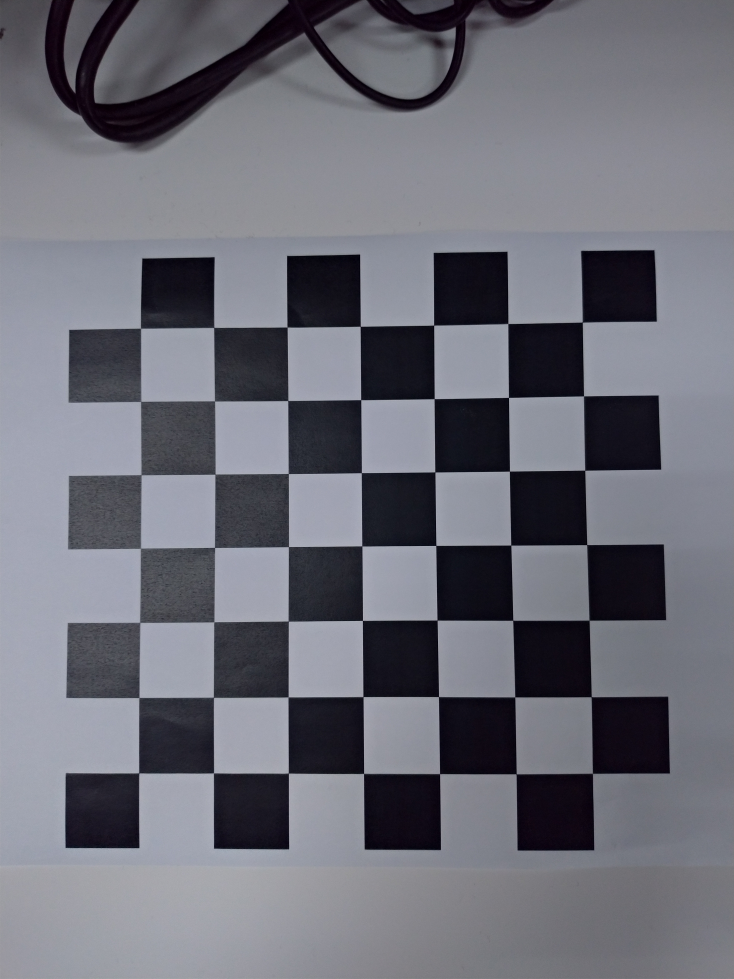
#> input picture CV2024_HW1/CV2024_HW1/data/0000.jpg, 2936 x 3916 px (shown at 1/4 size)
$ python -i gabor.py   (imports and definitions only)   (older library calls are emulated)
#> lines starting #> are read from the running program, lines starting #| are printed output that depends on the picture
#> further down, picture is the input picture: shape (3916, 2936, 3); mean B, G, R 119, 109.5, 108.7
import numpy as np
from scipy import signal
import cv2

class BlindDeconvolution:
    def __init__(self, max_kernel_size=(31, 31), num_scales=3):
        self.max_kernel_size = max_kernel_size
        self.num_scales = num_scales
        self.scale_factor = 2
        self.alpha = 100  # Regularization parameter for latent image
        self.beta = 1  # Regularization parameter for kernel

    def create_gabor_filters(self, ksize=21):
        """
        Create Gabor filter bank with parameters specified in the paper:
        λ=0.5, ψ=90°, σ=4, γ=1, θ={0°, 60°, 120°}
        """
        filters = []
        theta_values = [0, np.pi/3, 2*np.pi/3]  # 0°, 60°, 120°
        lambd = 0.5
        sigma = 4
        gamma = 1
        psi = np.pi/2  # 90°

        for theta in theta_values:
            kernel = cv2.getGaborKernel(
                (ksize, ksize),
                sigma=sigma,
                theta=theta,
                lambd=lambd,
                gamma=gamma,
                psi=psi
            )
            filters.append(kernel)

        return filters

    def apply_gabor_filters(self, image):
        """
        Apply Gabor filter bank to extract edge information
        """
        filters = self.create_gabor_filters()
        responses = []

        for kernel in filters:
            filtered = cv2.filter2D(image, cv2.CV_64F, kernel)
            responses.append(filtered)

        return np.array(responses)

    def create_image_pyramid(self, image):
        """
        Create image pyramid for coarse-to-fine estimation
        """
        pyramid = [image]
        for i in range(self.num_scales - 1):
            image = cv2.pyrDown(image)
            pyramid.append(image)
#> this loop made 2 passes
#> pass 2, in create_image_pyramid, `image = cv2.pyrDown(image)`:
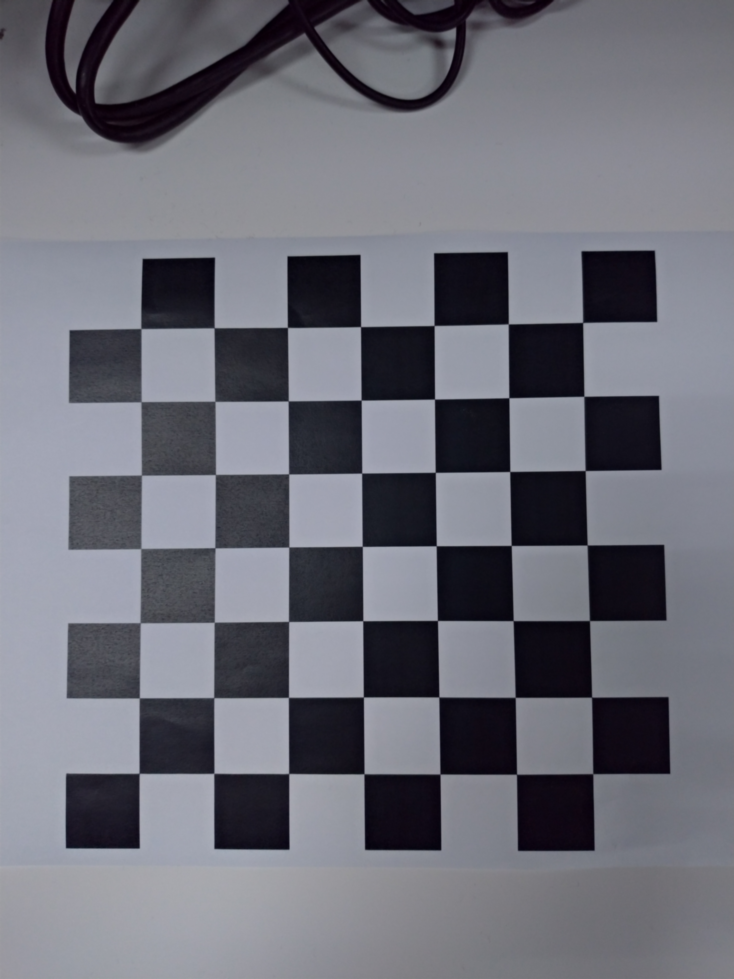
#> image: shape (979, 734, 3); mean of channels 0, 1, 2 119, 109.5, 108.7; drawn as B, G, R
#> after the loop, pyramid = 3 items
        return pyramid[::-1]  # Return from coarse to fine

    def estimate_latent_image(self, blurred_image, kernel, mu=1, max_iter=2):
        """
        Estimate latent image using FISTA algorithm (Fast Iterative Shrinkage-Thresholding)
        Based on equations (8) and (9) from the paper.

        Args:
            blurred_image: The observed blurry image
            kernel: Current estimate of the blur kernel
            mu: Regularization parameter (α||x||₂)
            max_iter: Maximum number of iterations

        Returns:
            Estimated latent (sharp) image
        """
        # Initialize variables
        x_prev = blurred_image.copy()
        z_curr = blurred_image.copy()
        t = 0.001  # Step size
        q_curr = 1

        # Get image dimensions
        height, width = blurred_image.shape

        # Generate gradient images using Gabor filters
        gradient_images = self.apply_gabor_filters(blurred_image)

        for iter in range(max_iter):
            # Store previous estimate
            x_old = x_prev.copy()

            # Step 2: Gradient step
            # Compute Kz - g (residual)
            residual = signal.convolve2d(z_curr, kernel, mode='same') - blurred_image

            # Compute gradient term k^T * (Kz - g)
            gradient_term = signal.convolve2d(residual, np.flip(kernel), mode='same')

            # Update x using soft-thresholding
            x_prev = self._soft_threshold(
                z_curr - t * gradient_term,
                threshold=mu * t
            )

            # Step 3: Update q (momentum parameter)
            q_old = q_curr
            q_curr = (1 + np.sqrt(1 + 4 * q_old**2)) / 2

            # Step 4: Update z using momentum
            momentum_factor = (q_old - 1) / q_curr
            z_curr = x_prev + momentum_factor * (x_prev - x_old)

            # Ensure non-negativity
            z_curr = np.maximum(z_curr, 0)

            # Optional: Check convergence
            if np.sum(np.abs(x_prev - x_old)) < 1e-6:
                break

        return x_prev

    def _soft_threshold(self, x, threshold):
        """
        Soft thresholding operator as defined in equation (10)
        ℰμt(x) = max(|x| - μt, 0)sign(x)
        """
        # Calculate magnitude
        magnitude = np.abs(x)

        # Apply soft thresholding
        with np.errstate(divide='ignore', invalid='ignore'):
            # Compute sign(x) * max(|x| - threshold, 0)
            result = np.multiply(
                np.sign(x),
                np.maximum(magnitude - threshold, 0)
            )

        return result

    def estimate_kernel(self, latent_image, blurred_image, current_kernel):
        """
        Estimate kernel using IRLS algorithm with conjugate gradient
        """
        # Implementation of IRLS with conjugate gradient
        # This is a simplified version - full implementation needed
        pass

    def deconvolve(self, blurred_image):
        """
        Main deconvolution process
        """
        # Create image pyramid
        image_pyramid = self.create_image_pyramid(blurred_image)
#> image_pyramid = 3 items

        # Initialize kernel
        kernel = np.random.uniform(0, 1, (5, 5))  # Start with small kernel
        kernel = kernel / np.sum(kernel)  # Normalize

        # Process each scale
        for level in range(len(image_pyramid)):
            current_image = image_pyramid[level]

            # Extract edge information using Gabor filters
            edge_info = self.apply_gabor_filters(current_image)

            # Alternate between estimating latent image and kernel
            for i in range(5):  # Number of iterations
                # Estimate latent image
                latent_image = self.estimate_latent_image(
                    current_image,
                    kernel
                )

                # Estimate kernel
                kernel = self.estimate_kernel(
                    latent_image,
                    current_image,
                    kernel
                )

            # Upscale kernel for next level if not at finest level
            if level < len(image_pyramid) - 1:
                kernel = cv2.resize(
                    kernel,
                    (kernel.shape[0] * 2, kernel.shape[1] * 2),
                    interpolation=cv2.INTER_LINEAR
                )
                kernel = kernel / np.sum(kernel)  # Normalize
#> this loop made 1 pass
#> after the loop, kernel = [[0.0372, 0.0484, 0.0408, 0.0369, 0.0287], [0.0437, 0.0296, 0.0604, 0.0652, 0.026], [0.0536, 0.0358, 0.0385, 0.0627, 0.00481], [0.0059, 0.00137, 0.0564, 0.0527, 0.0589], [0.0663, 0.0541, 0.0312, 0.0528, 0.00801]]

        return kernel, latent_image

>>> import cv2
>>> picture = cv2.imread('../../CV2024_HW1/CV2024_HW1/data/0000.jpg')
#> (the run stopped early here; a loop or call above may not have finished)

$ run again, on CV2024_HW1/CV2024_HW1/data/0001.jpg
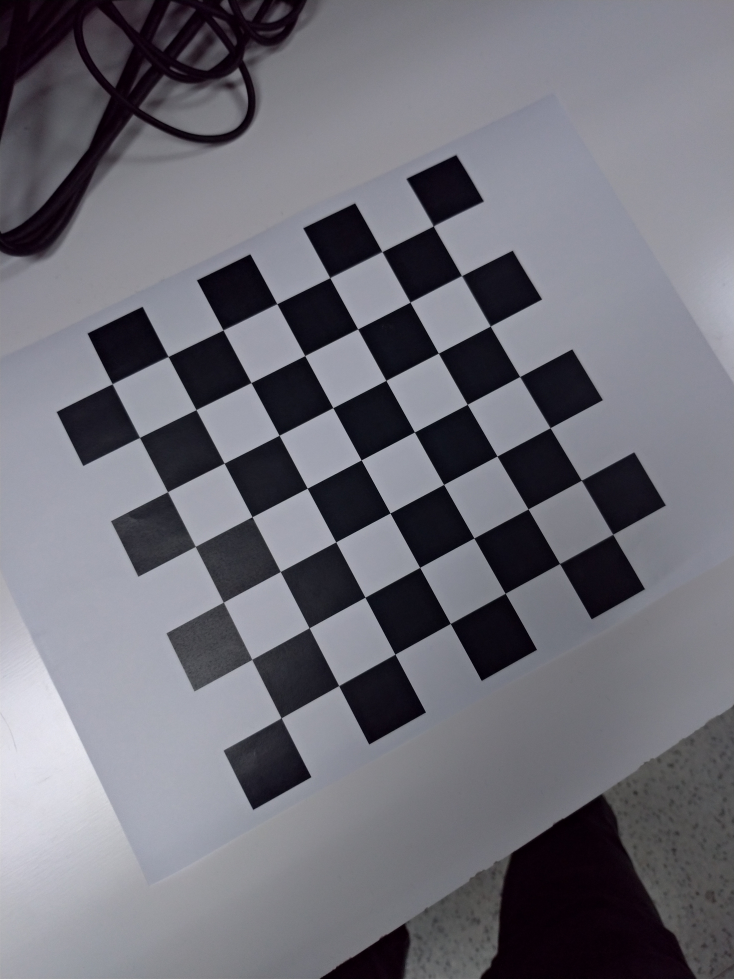
#> input picture CV2024_HW1/CV2024_HW1/data/0001.jpg, 2936 x 3916 px (shown at 1/4 size)
#> picture is the input picture: shape (3916, 2936, 3); mean B, G, R 119.3, 110.7, 111.3
#> the loop in create_image_pyramid, `for i in range(self.num_scales - 1):` made 2 passes
#> pass 2, in create_image_pyramid, `image = cv2.pyrDown(image)`:
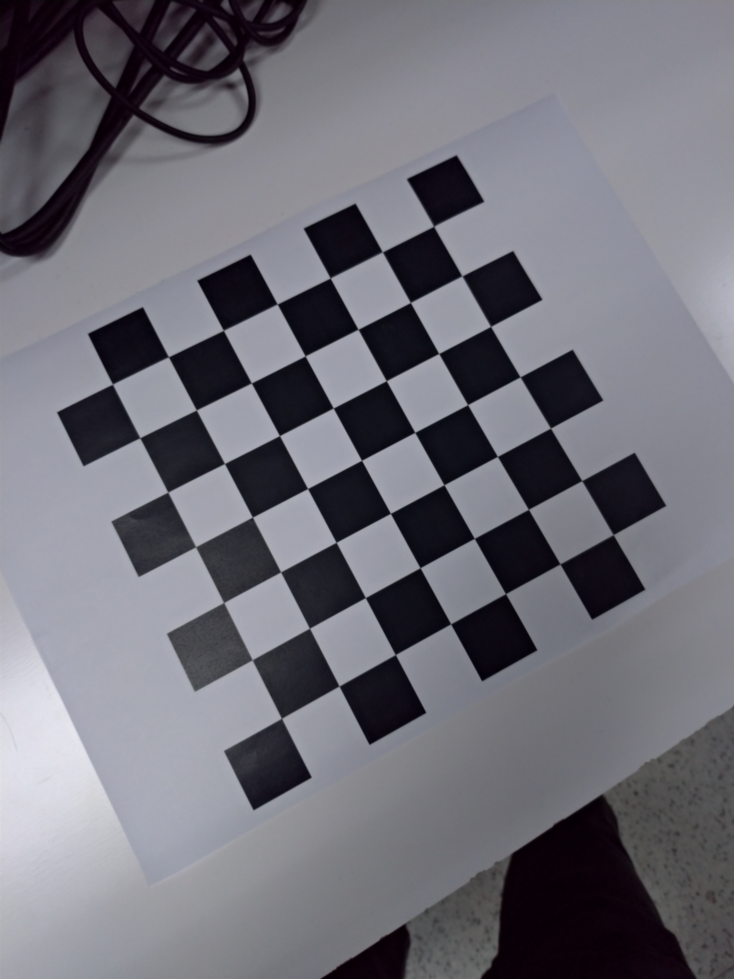
#> image: shape (979, 734, 3); mean of channels 0, 1, 2 119.3, 110.8, 111.3; drawn as B, G, R
#> after the loop in create_image_pyramid, `for i in range(self.num_scales - 1):`: pyramid = 3 items
#> the loop in deconvolve, `for level in range(len(image_pyramid)):` made 1 pass
#> after the loop in deconvolve, `for level in range(len(image_pyramid)):`: kernel = [[0.0372, 0.0484, 0.0408, 0.0369, 0.0287], [0.0437, 0.0296, 0.0604, 0.0652, 0.026], [0.0536, 0.0358, 0.0385, 0.0627, 0.00481], [0.0059, 0.00137, 0.0564, 0.0527, 0.0589], [0.0663, 0.0541, 0.0312, 0.0528, 0.00801]]

$ run again, on CV2024_HW1/CV2024_HW1/data/0002.jpg
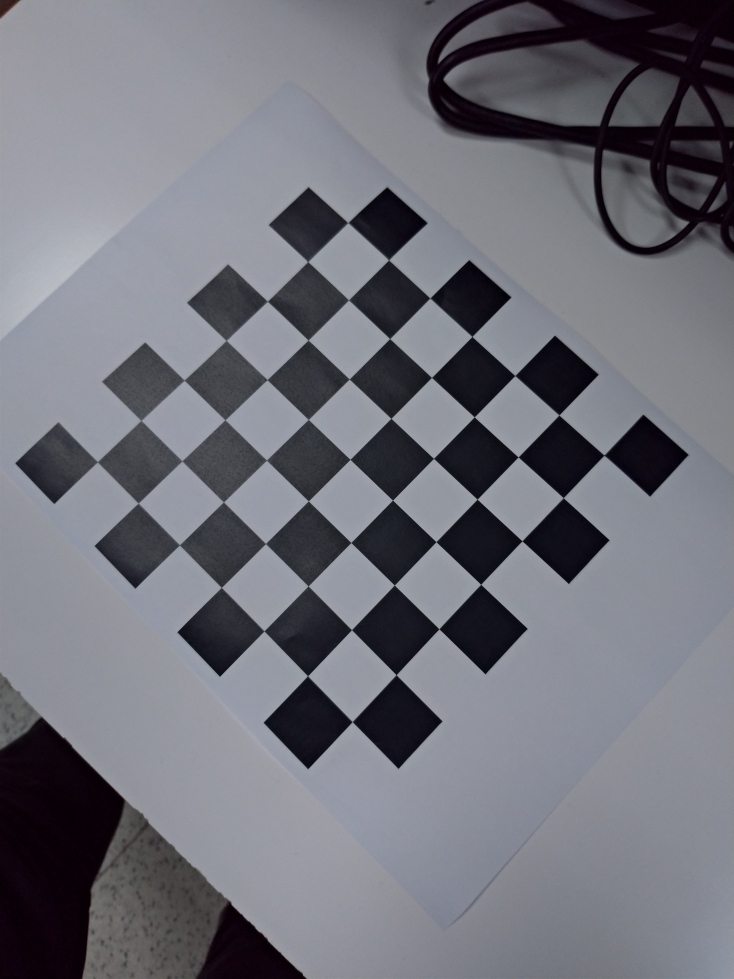
#> input picture CV2024_HW1/CV2024_HW1/data/0002.jpg, 2936 x 3916 px (shown at 1/4 size)
#> picture is the input picture: shape (3916, 2936, 3); mean B, G, R 121.8, 113.3, 112.4
#> the loop in create_image_pyramid, `for i in range(self.num_scales - 1):` made 2 passes
#> pass 2, in create_image_pyramid, `image = cv2.pyrDown(image)`:
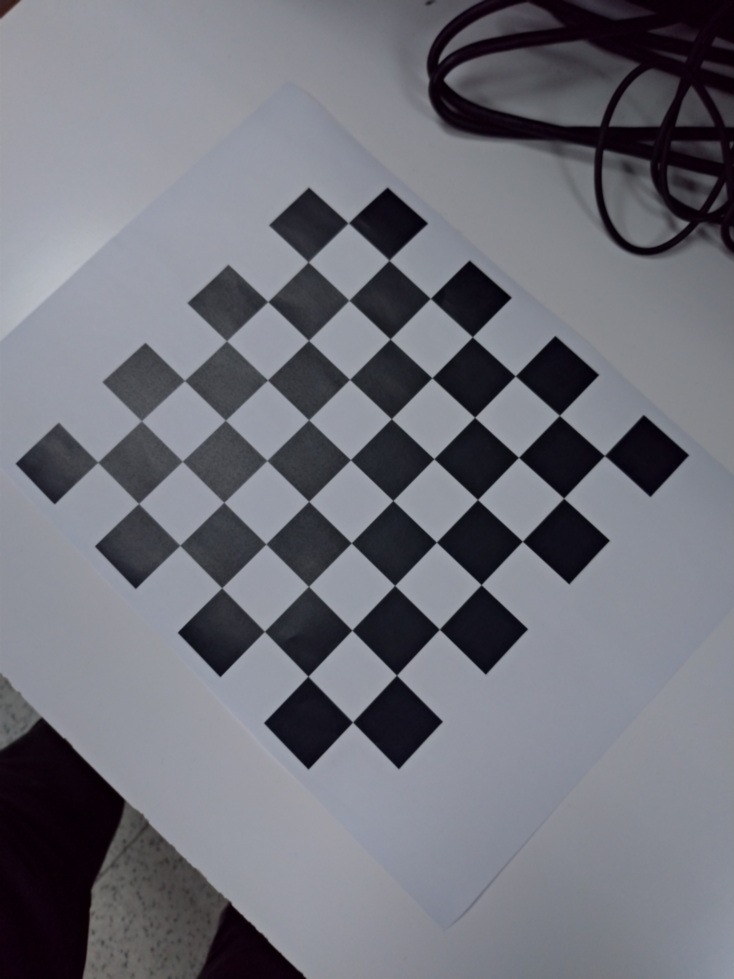
#> image: shape (979, 734, 3); mean of channels 0, 1, 2 121.8, 113.3, 112.4; drawn as B, G, R
#> after the loop in create_image_pyramid, `for i in range(self.num_scales - 1):`: pyramid = 3 items
#> the loop in deconvolve, `for level in range(len(image_pyramid)):` made 1 pass
#> after the loop in deconvolve, `for level in range(len(image_pyramid)):`: kernel = [[0.0372, 0.0484, 0.0408, 0.0369, 0.0287], [0.0437, 0.0296, 0.0604, 0.0652, 0.026], [0.0536, 0.0358, 0.0385, 0.0627, 0.00481], [0.0059, 0.00137, 0.0564, 0.0527, 0.0589], [0.0663, 0.0541, 0.0312, 0.0528, 0.00801]]

$ run again, on CV2024_HW1/CV2024_HW1/data/0003.jpg
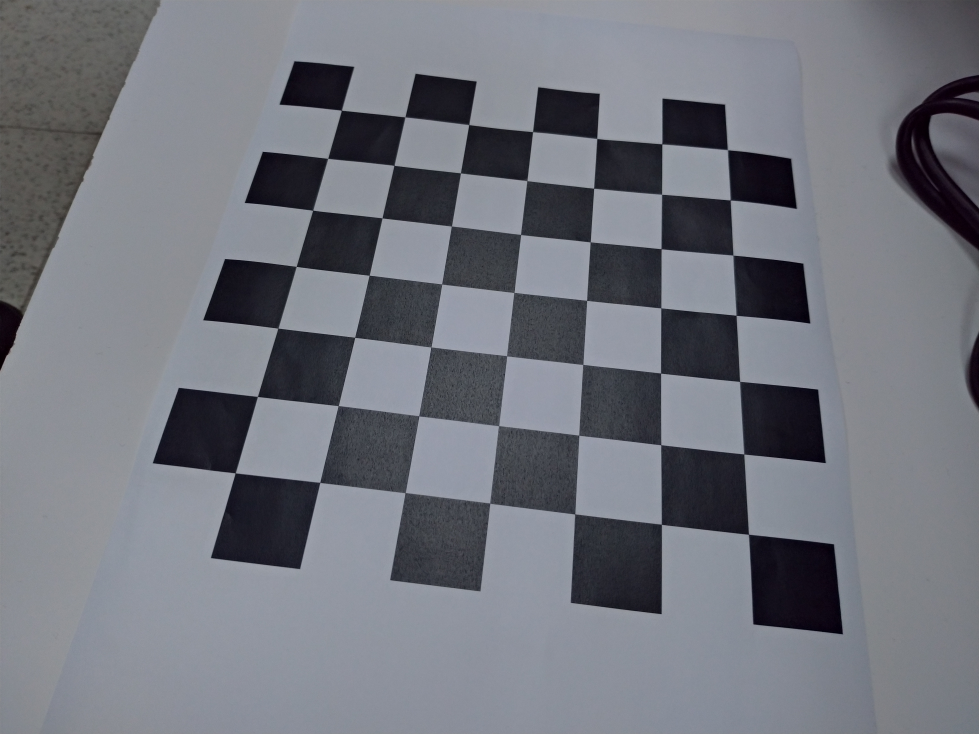
#> input picture CV2024_HW1/CV2024_HW1/data/0003.jpg, 3916 x 2936 px (shown at 1/4 size)
#> picture is the input picture: shape (2936, 3916, 3); mean B, G, R 125.1, 116.8, 114.1
#> the loop in create_image_pyramid, `for i in range(self.num_scales - 1):` made 2 passes
#> pass 2, in create_image_pyramid, `image = cv2.pyrDown(image)`:
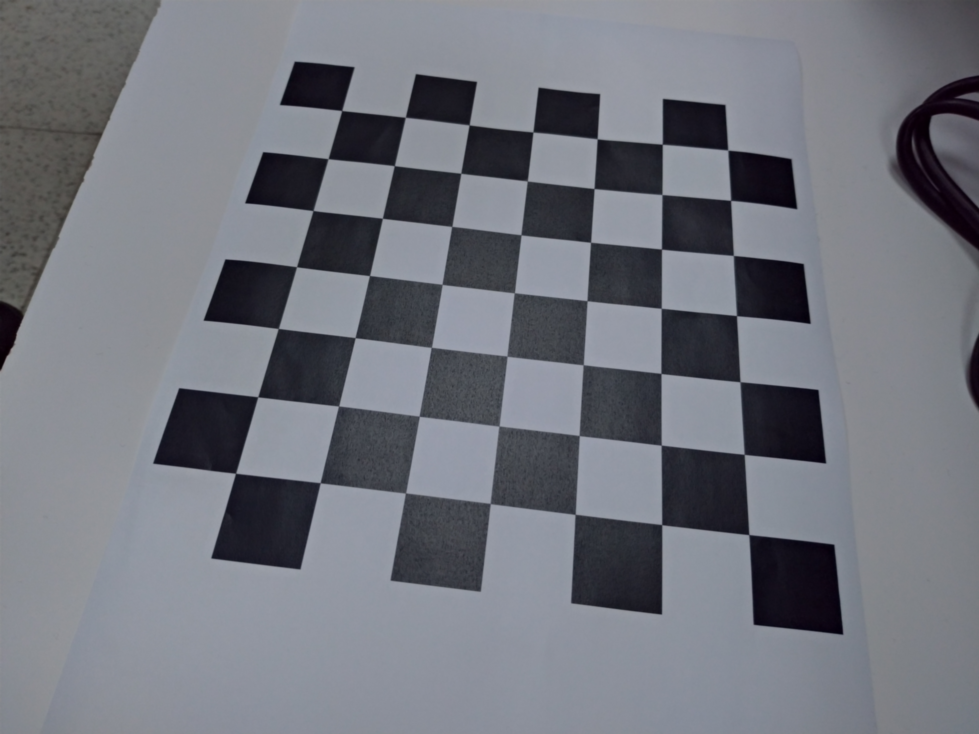
#> image: shape (734, 979, 3); mean of channels 0, 1, 2 125.1, 116.8, 114.1; drawn as B, G, R
#> after the loop in create_image_pyramid, `for i in range(self.num_scales - 1):`: pyramid = 3 items
#> the loop in deconvolve, `for level in range(len(image_pyramid)):` made 1 pass
#> after the loop in deconvolve, `for level in range(len(image_pyramid)):`: kernel = [[0.0372, 0.0484, 0.0408, 0.0369, 0.0287], [0.0437, 0.0296, 0.0604, 0.0652, 0.026], [0.0536, 0.0358, 0.0385, 0.0627, 0.00481], [0.0059, 0.00137, 0.0564, 0.0527, 0.0589], [0.0663, 0.0541, 0.0312, 0.0528, 0.00801]]
